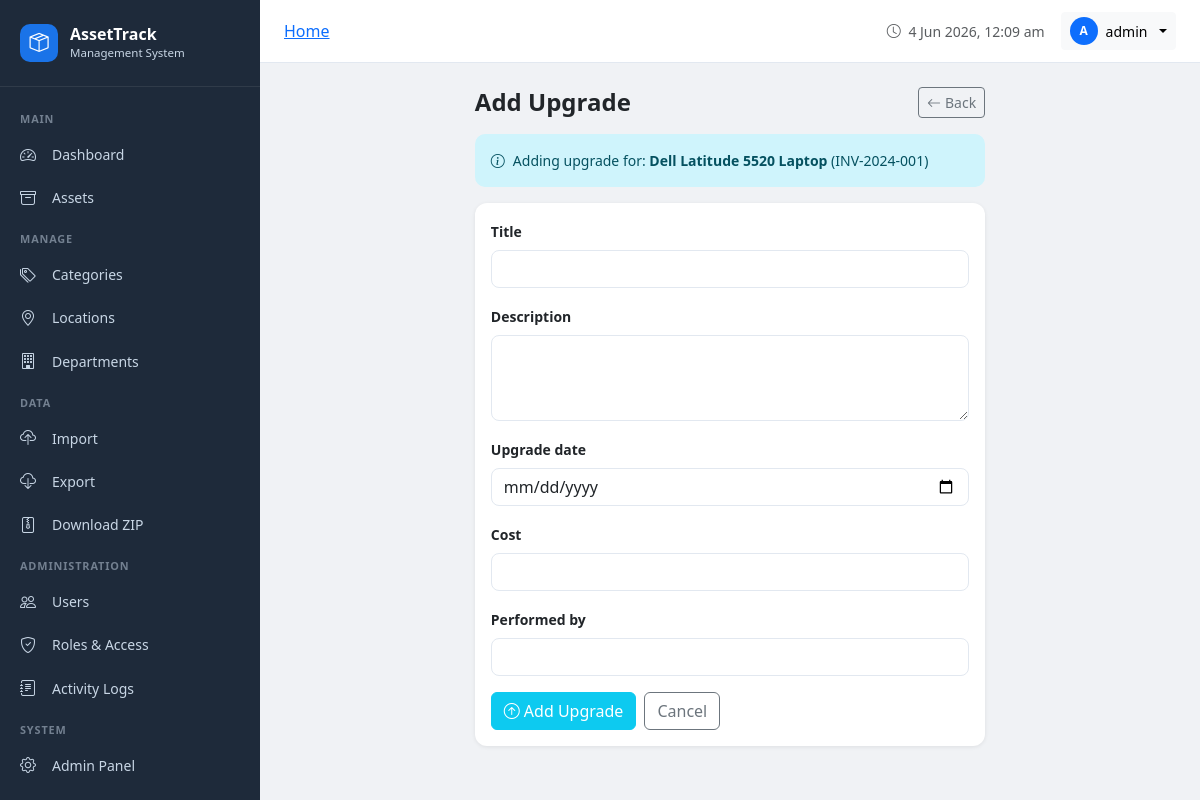
Page /assets/1/upgrade/ (signed in) on the committed database.
### assets/models.py (models this page shows, shortened)
class Asset(models.Model):
    CONDITION_CHOICES = [
        ('working', 'Working'),
        ('write_off', 'Write Off'),
        ('condemned', 'Condemned'),
        ('obsolete', 'Obsolete'),
        ('disposed', 'Disposed'),
    ]
    STATUS_CHOICES = [
        ('active', 'Active'),
        ('inactive', 'Inactive'),
        ('under_repair', 'Under Repair'),
        ('in_store', 'In Store'),
        ('transferred', 'Transferred'),
    ]
    inventory_id = models.AutoField(primary_key=True)
    inventory_number = models.CharField(max_length=50, unique=True)
    inventory_name = models.CharField(max_length=200)
    category = models.ForeignKey(Category, on_delete=models.SET_NULL, null=True, blank=True, related_name='assets')
    make = models.CharField(max_length=100, blank=True)
    model = models.CharField(max_length=100, blank=True)
    serial_number = models.CharField(max_length=100, blank=True)
    date_of_purchase = models.DateField(null=True, blank=True)
    year_of_purchase = models.PositiveIntegerField(null=True, blank=True)
    purchase_price = models.DecimalField(max_digits=12, decimal_places=2, null=True, blank=True)
    vendor = models.CharField(max_length=200, blank=True)
    location = models.ForeignKey(Location, on_delete=models.SET_NULL, null=True, blank=True, related_name='assets')
    department = models.ForeignKey(Department, on_delete=models.SET_NULL, null=True, blank=True, related_name='assets')
    assigned_to = models.CharField(max_length=200, blank=True)
    working_status = models.CharField(max_length=20, choices=STATUS_CHOICES, default='active')
    condition = models.CharField(max_length=20, choices=CONDITION_CHOICES, default='working')
    warranty_years = models.PositiveIntegerField(default=0)
    incidence_details = models.TextField(blank=True)
    upgradation_details = models.TextField(blank=True)
    description = models.TextField(blank=True)
    image = models.ImageField(upload_to='assets/', null=True, blank=True)
    created_by = models.ForeignKey(User, on_delete=models.SET_NULL, null=True, related_name='created_assets')
    updated_by = models.ForeignKey(User, on_delete=models.SET_NULL, null=True, related_name='updated_assets')
    created_at = models.DateTimeField(auto_now_add=True)
    updated_at = models.DateTimeField(auto_now=True)
    class Meta:
        ordering = ['-created_at']

### assets/views.py (the view, shortened to what this page needs)
        def wrapper(request, *args, **kwargs):
            if not request.user.is_authenticated:
                from django.contrib.auth.views import redirect_to_login
                return redirect_to_login(request.get_full_path())
            if request.user.is_superuser:
                return view_func(request, *args, **kwargs)

### assets/forms.py
class AssetUpgradeForm(forms.ModelForm):
    class Meta:
        model = AssetUpgrade
        fields = ['title', 'description', 'upgrade_date', 'cost', 'performed_by']
        widgets = {
            'title': forms.TextInput(attrs={'class': 'form-control'}),
            'description': forms.Textarea(attrs={'class': 'form-control', 'rows': 3}),
            'upgrade_date': forms.DateInput(attrs={'type': 'date', 'class': 'form-control'}),
            'cost': forms.NumberInput(attrs={'class': 'form-control', 'step': '0.01'}),
            'performed_by': forms.TextInput(attrs={'class': 'form-control'}),
        }

### accounts/context_processors.py (called while the page is built)
def user_profile(request):
    if request.user.is_authenticated:
        profile, _ = UserProfile.objects.get_or_create(user=request.user)
        return {'user_profile': profile}
    return {'user_profile': None}

### assets/views.py (called while the page is built, shortened)
def permission_required(perm):
    def decorator(view_func):
        def wrapper(request, *args, **kwargs):
            if not request.user.is_authenticated:
                from django.contrib.auth.views import redirect_to_login
                return redirect_to_login(request.get_full_path())
            if request.user.is_superuser:
                return view_func(request, *args, **kwargs)
        return wrapper
    return decorator

@login_required
@permission_required('can_edit_asset')
def add_upgrade(request, pk):
    asset = get_object_or_404(Asset, pk=pk)
    if request.method == 'POST':
        form = AssetUpgradeForm(request.POST)
        if form.is_valid():
            upgrade = form.save(commit=False)
            upgrade.asset = asset
            upgrade.recorded_by = request.user
            upgrade.save()
            log_activity(request.user, 'create', 'AssetUpgrade', upgrade, request=request)
            messages.success(request, 'Upgrade recorded successfully.')
            return redirect('asset_detail', pk=pk)
    else:
        form = AssetUpgradeForm()
    return render(request, 'assets/upgrade_form.html', {'form': form, 'asset': asset})

### templates/assets/upgrade_form.html (shortened to what this page needs)
{% extends 'base.html' %}
{% block content %}
<div class="row justify-content-center">
    <div class="col-md-7">
        <div class="d-flex align-items-center justify-content-between mb-3">
            <h4 class="fw-bold mb-0">Add Upgrade</h4>
            <a href="{% url 'asset_detail' asset.pk %}" class="btn btn-outline-secondary btn-sm"><i class="bi bi-arrow-left me-1"></i>Back</a>
        </div>
        <div class="alert alert-info small"><i class="bi bi-info-circle me-2"></i>Adding upgrade for: <strong>{{ asset.inventory_name }}</strong> ({{ asset.inventory_number }})</div>
        <div class="card">
            <div class="card-body">
                <form method="post">
                    {% for field in form %}
                    <div class="mb-3">
                        <label class="form-label fw-semibold small">{{ field.label }}</label>
                        {{ field }}
                    </div>
                    {% endfor %}
                    <div class="d-flex gap-2 mt-3">
                        <button type="submit" class="btn btn-info text-white"><i class="bi bi-arrow-up-circle me-1"></i>Add Upgrade</button>
                        <a href="{% url 'asset_detail' asset.pk %}" class="btn btn-outline-secondary">Cancel</a>
                    </div>
                </form>
            </div>
        </div>
    </div>
</div>
{% endblock %}

### templates/base.html (shortened to what this page needs)
<!DOCTYPE html>
<html lang="en">
<head>
    <link href="https://cdn.jsdelivr.net/npm/bootstrap@5.3.2/dist/css/bootstrap.min.css" rel="stylesheet">
    <link href="https://cdn.jsdelivr.net/npm/bootstrap-icons@1.11.3/font/bootstrap-icons.min.css" rel="stylesheet">
</head>
<body>
{% if user.is_authenticated %}
<div class="sidebar" id="sidebar">
    <div class="sidebar-brand">
        <div class="sidebar-brand-icon"><i class="bi bi-box-seam"></i></div>
        <div>
            <div class="sidebar-brand-text">AssetTrack</div>
            <div class="sidebar-brand-sub">Management System</div>
        </div>
    </div>
    <nav class="sidebar-nav">
        <div class="nav-section-title">Main</div>
        <a href="{% url 'dashboard' %}" class="nav-link {% if request.resolver_match.url_name == 'dashboard' %}active{% endif %}">
            <i class="bi bi-speedometer2"></i> Dashboard
        </a>
        <a href="{% url 'asset_list' %}" class="nav-link {% if 'asset' in request.resolver_match.url_name %}active{% endif %}">
            <i class="bi bi-archive"></i> Assets
        </a>
        <div class="nav-section-title">Manage</div>
        <a href="{% url 'category_list' %}" class="nav-link {% if 'category' in request.resolver_match.url_name %}active{% endif %}">
            <i class="bi bi-tags"></i> Categories
        </a>
        <a href="{% url 'location_list' %}" class="nav-link {% if 'location' in request.resolver_match.url_name %}active{% endif %}">
            <i class="bi bi-geo-alt"></i> Locations
        </a>
        <a href="{% url 'department_list' %}" class="nav-link {% if 'department' in request.resolver_match.url_name %}active{% endif %}">
            <i class="bi bi-building"></i> Departments
        </a>
        {% if user.is_superuser or user.profile.role.can_import_export %}
        <div class="nav-section-title">Data</div>
        <a href="{% url 'import_assets' %}" class="nav-link {% if request.resolver_match.url_name == 'import_assets' %}active{% endif %}">
            <i class="bi bi-cloud-upload"></i> Import
        </a>
        <a href="{% url 'export_assets' %}" class="nav-link">
            <i class="bi bi-cloud-download"></i> Export
        </a>
        <a href="{% url 'download_zip' %}" class="nav-link {% if request.resolver_match.url_name == 'download_zip' %}active{% endif %}">
            <i class="bi bi-file-zip"></i> Download ZIP
        </a>
        {% endif %}
        {% if user.is_superuser or user.profile.role.can_manage_users %}
        <div class="nav-section-title">Administration</div>
        <a href="{% url 'user_list' %}" class="nav-link {% if 'user' in request.resolver_match.url_name %}active{% endif %}">
            <i class="bi bi-people"></i> Users
        </a>
        <a href="{% url 'role_list' %}" class="nav-link {% if 'role' in request.resolver_match.url_name %}active{% endif %}">
            <i class="bi bi-shield-check"></i> Roles & Access
        </a>
        {% endif %}
        {% if user.is_superuser or user.profile.role.can_view_logs %}
        <a href="{% url 'activity_log_list' %}" class="nav-link {% if request.resolver_match.url_name == 'activity_log_list' %}active{% endif %}">
            <i class="bi bi-journal-text"></i> Activity Logs
        </a>
        {% endif %}
        {% if user.is_superuser %}
        <div class="nav-section-title">System</div>
        <a href="/admin/" class="nav-link" target="_blank">
            <i class="bi bi-gear"></i> Admin Panel
        </a>
        {% endif %}
    </nav>
</div>
<div class="main-content">
    <div class="topbar">
        <div class="topbar-left">
            <nav aria-label="breadcrumb" class="d-none d-md-block">
                <ol class="breadcrumb mb-0 small">
                    {% block breadcrumb %}
                    <li class="breadcrumb-item"><a href="{% url 'dashboard' %}">Home</a></li>
                    {% endblock %}
                </ol>
            </nav>
        </div>
        <div class="d-flex align-items-center gap-3">
            <span class="text-muted small d-none d-sm-inline">
                <i class="bi bi-clock me-1"></i>
                <span id="current-time"></span>
            </span>
            <div class="dropdown">
                <button class="btn btn-light btn-sm dropdown-toggle d-flex align-items-center gap-2" data-bs-toggle="dropdown">
                    {% if user.profile.avatar %}
                    <img src="{{ user.profile.avatar.url }}" class="rounded-circle" width="28" height="28" style="object-fit:cover">
                    {% else %}
                    <div class="rounded-circle bg-primary d-flex align-items-center justify-content-center text-white" style="width:28px;height:28px;font-size:0.75rem;font-weight:700">
                        {{ user.username|first|upper }}
                    </div>
                    {% endif %}
                    <span class="d-none d-sm-inline">{{ user.get_full_name|default:user.username }}</span>
                </button>
            </div>
        </div>
    </div>
    <div class="page-content">
        {% block content %}{% endblock %}
    </div>
</div>
{% else %}
{% block auth_content %}{% endblock %}
{% endif %}
</body>
</html>

### templates/base.html (style rules this page uses)
:root { --sidebar-width: 260px; --primary: #1a73e8; --sidebar-bg: #1e2a3a; --sidebar-text: #c8d6e5; --sidebar-hover: #2d3f55; --sidebar-active: #1a73e8; }
body { background: #f0f2f5; font-family: 'Segoe UI', sans-serif; }
.sidebar { position: fixed; top: 0; left: 0; height: 100vh; width: var(--sidebar-width); background: var(--sidebar-bg); z-index: 1000; overflow-y: auto; transition: transform 0.3s; }
.sidebar-brand { padding: 1.5rem 1.25rem; border-bottom: 1px solid rgba(255,255,255,0.08); display: flex; align-items: center; gap: 0.75rem; }
.sidebar-brand-icon { width: 38px; height: 38px; background: var(--primary); border-radius: 10px; display: flex; align-items: center; justify-content: center; font-size: 1.2rem; color: white; }
.sidebar-brand-text { color: white; font-weight: 700; font-size: 1rem; line-height: 1.2; }
.sidebar-brand-sub { color: var(--sidebar-text); font-size: 0.72rem; }
.sidebar-nav { padding: 0.75rem 0; }
.nav-section-title { color: rgba(200,214,229,0.5); font-size: 0.68rem; font-weight: 600; letter-spacing: 0.08em; text-transform: uppercase; padding: 0.75rem 1.25rem 0.35rem; }
.sidebar .nav-link { color: var(--sidebar-text); padding: 0.6rem 1.25rem; border-radius: 0; display: flex; align-items: center; gap: 0.75rem; font-size: 0.875rem; transition: all 0.2s; }
.sidebar .nav-link i { width: 20px; font-size: 1rem; }
.main-content { margin-left: var(--sidebar-width); min-height: 100vh; }
.topbar { background: white; padding: 0.75rem 1.5rem; border-bottom: 1px solid #e2e8f0; position: sticky; top: 0; z-index: 999; display: flex; align-items: center; justify-content: space-between; }
.topbar-left { display: flex; align-items: center; gap: 1rem; }
.page-content { padding: 1.5rem; }
.card { border: none; border-radius: 12px; box-shadow: 0 1px 4px rgba(0,0,0,0.08); }
.alert { border-radius: 10px; border: none; }
.form-control, .form-select { border-radius: 8px; border-color: #e2e8f0; }

### rows in the picture
Asset: inventory_name "Dell Latitude 5520 Laptop", inventory_number "INV-2024-001"

### other values in the picture
{{ user.username|first|upper }} "A"
{{ user.get_full_name|default:user.username }} "admin"
{{ field.label }} "Title" "Description" "Upgrade date" "Cost" "Performed by"
